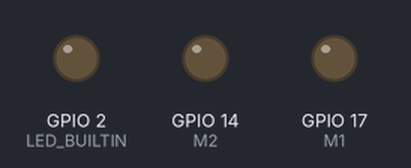
Bench run of a sketch on a simulated ESP32. Parts: output pins drawn as LEDs (lit = HIGH). Nothing arrives over Bluetooth unless stated; what the sketch prints to the serial monitor is not drawn.

Above: at 0.1 s.
At 5.1 s:
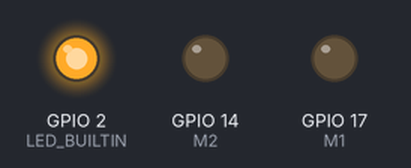
Timing chart, 0 to 6.6 s (numbered marks = the images above):
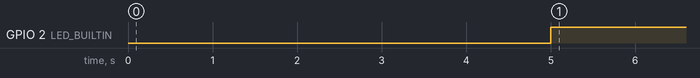

Measured:
- by itself, GPIO 2 (LED_BUILTIN): LOW → HIGH at 5.0 s

The sketch:

BLE-RSSI-PWM.ino
```cpp
#include <BLEDevice.h>


#define LED_BUILTIN 2

String targetMAC = "94:B9:7E:E3:8F:5A";   // ← change to your BLE device MAC
int pwmPin = 23;                           // PWM output pin

int E1 = 16; //gpio16
int M1 = 17; //gpio17
int E2 = 27; //gpio27
int M2 = 14; //gpio14

int pwmChannel = 0;
int pwmFreq = 5000;
int pwmRes = 8;                           // 8-bit (0–255)

int lastRSSI = -100;

class MyAdvertisedDeviceCallbacks : public BLEAdvertisedDeviceCallbacks {
  void onResult(BLEAdvertisedDevice advertisedDevice) {
    digitalWrite(LED_BUILTIN,LOW);
    if (advertisedDevice.getAddress().toString() == targetMAC) {

      int rssi = advertisedDevice.getRSSI();
      lastRSSI = rssi;

      Serial.print("Target RSSI: ");
      Serial.print(rssi);
      Serial.print("  ,  ");

      // Convert RSSI (-100 to -30 dBm) → PWM (0 to 255)
      int pwmValue = map(rssi, -100, -30, 0, 255);
      pwmValue = constrain(pwmValue, 0, 255);

      digitalWrite(M1,HIGH);
      digitalWrite(M2, HIGH);

      analogWrite(E1, pwmValue);   //PWM Speed Control
      analogWrite(E2, pwmValue);   //PWM Speed Control

      ledcWrite(pwmChannel, pwmValue);

      Serial.print("PWM output = ");
      Serial.println(pwmValue);
    }
  }
};

void setup() {
  Serial.begin(115200);
  pinMode(M1, OUTPUT);
  pinMode(M2, OUTPUT);
  pinMode(LED_BUILTIN,OUTPUT);


  // Setup PWM
  //ledcSetup(pwmChannel, pwmFreq, pwmRes);
  //ledcAttachPin(pwmPin, pwmChannel);

  Serial.println("BLE RSSI Tracker starting...");

  BLEDevice::init("");
  BLEScan* scan = BLEDevice::getScan();
  scan->setAdvertisedDeviceCallbacks(new MyAdvertisedDeviceCallbacks());
  scan->setActiveScan(true);
  scan->setInterval(100);
  scan->setWindow(80);
}

void loop() {
  BLEScan* scan = BLEDevice::getScan();
  scan->start(1, false);   // Scan continuously (2-second cycles)
  scan->clearResults();

  // Timeout: If device not seen, fade PWM to 0
  static unsigned long lastSeen = millis();
  if (lastRSSI > -100) lastSeen = millis();

  if (millis() - lastSeen > 3000) {
    //ledcWrite(pwmChannel, 0);
    Serial.println("Device lost → PWM = 0");
    digitalWrite(LED_BUILTIN,HIGH);
  }
}
```
